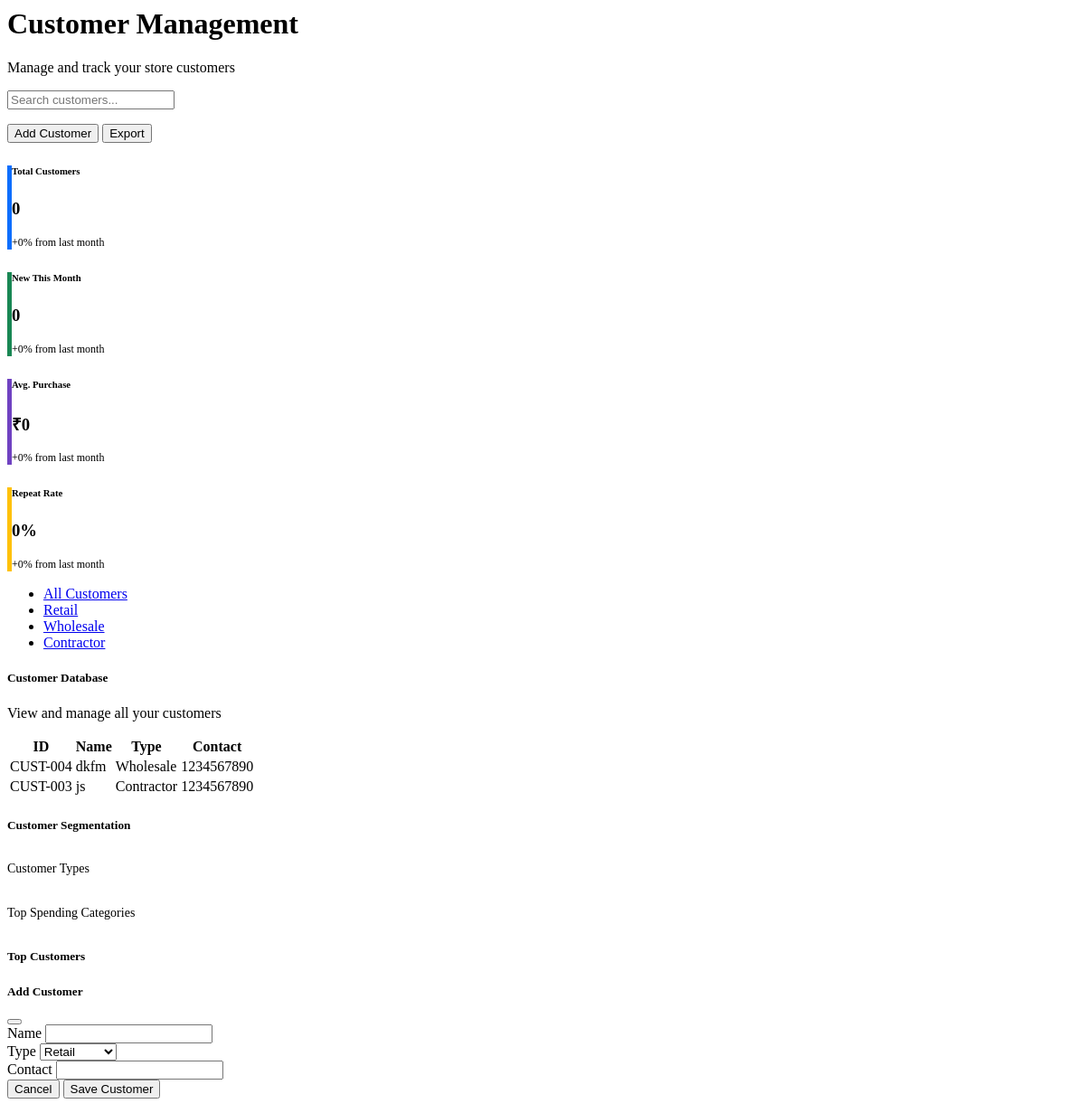
/Dashboard/Retail_Store/customers.php, run on an earlier commit of the app's database.
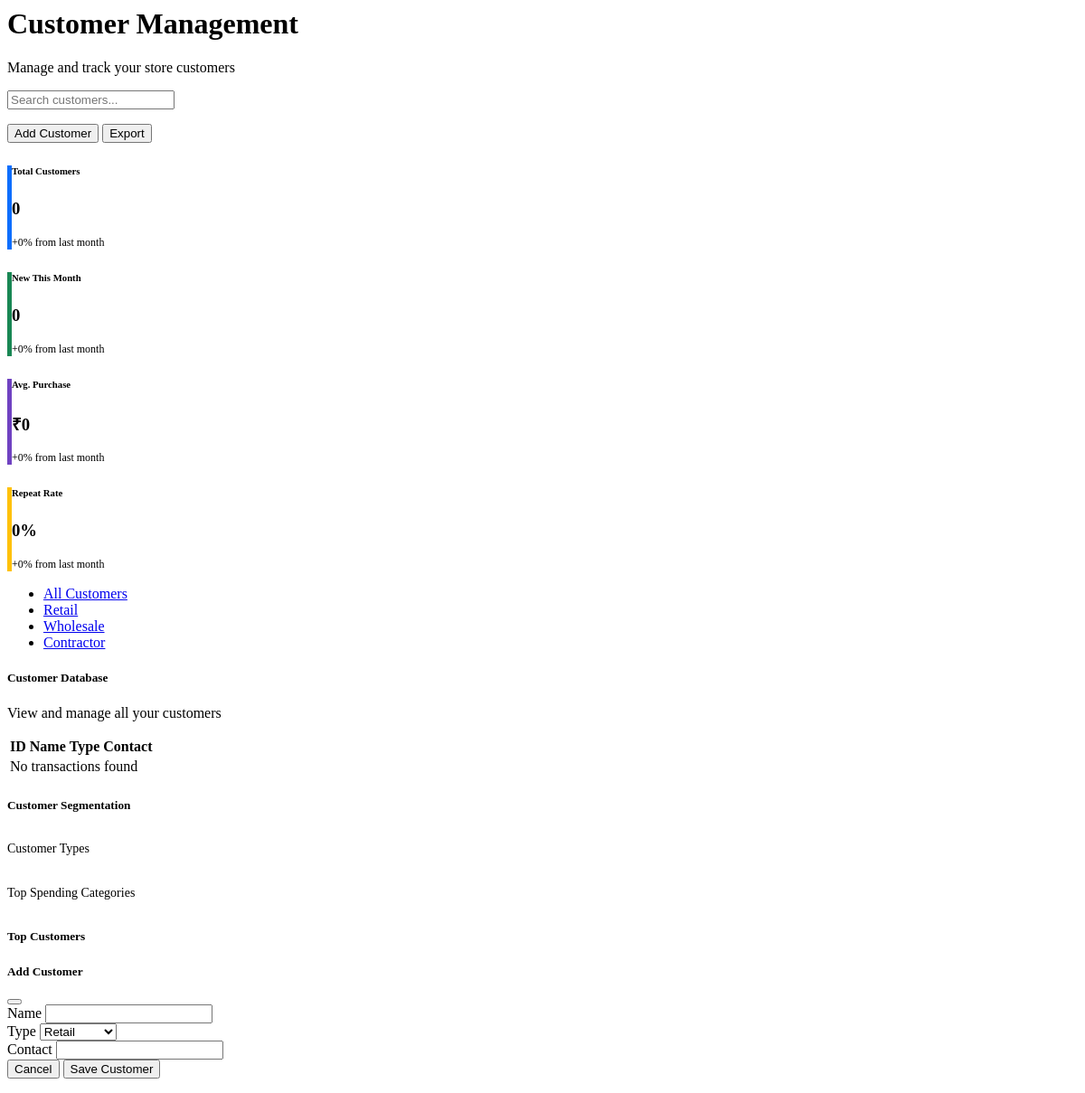
And on a later commit of the database.
### tables this page shows
CREATE TABLE `customer` (
  `customer_Id` varchar(20) NOT NULL,
  `name` varchar(50) NOT NULL,
  `type` enum('Contractor','Wholesale','Retail') NOT NULL,
  `contact` varchar(10) NOT NULL,
  `date` date NOT NULL,
  `created_by` varchar(50) NOT NULL,
  `created_for` varchar(50) NOT NULL
);

### Dashboard/Retail_Store/customers.php (the view, shortened to what the changed rows need)
<?php
include '../../_conn.php';
$user_name = $_SESSION['user_name'];
$tab = isset($_GET['tab']) && in_array($_GET['tab'], ['all', 'retail', 'wholesale', 'contractor']) ? $_GET['tab'] : 'all';
?>
<div class="main-content">
    <h1><i class="fas fa-users text-primary me-2"></i> Customer Management</h1>
    <?php
    $totalCustomersQuery = "SELECT COUNT(*) AS total FROM customer WHERE created_for = ?";
    $stmt1 = $conn->prepare($totalCustomersQuery);
    $stmt1->bind_param("s", $user_name);
    $stmt1->execute();
    $result1 = $stmt1->get_result();
    ?>
    <?php if ($tab === 'all'): ?>
        <div class="card card-border shadow-sm mb-4">
            <div class="card-body p-4">
                <div class="table-responsive">
                    <table class="table table-bordered table-hover" id="customerTable">
                        <thead>
                            <tr>
                                <th>ID</th>
                                <th>Name</th>
                                <th>Type</th>
                                <th>Contact</th>
                            </tr>
                        </thead>
                        <tbody>
                            <?php
                            $result = $conn->query("SELECT * FROM customer WHERE created_for = '$user_name' ORDER BY customer_Id DESC");
                            if ($result->num_rows > 0) {
                                while ($row = $result->fetch_assoc()) {
                                    echo "<tr>";
                                    echo "<td>" . htmlspecialchars($row['customer_Id']) . "</td>";
                                    echo "<td>" . htmlspecialchars($row['name']) . "</td>";
                                    echo "<td>" . htmlspecialchars($row['type']) . "</td>";
                                    echo "<td>" . htmlspecialchars($row['contact']) . "</td>";
                                    echo "</tr>";
                                }
                            } else {
                                echo "<tr><td colspan='4' class='text-center'>No transactions found</td></tr>";
                            }
                            ?>
                        </tbody>
                    </table>
                </div>
            </div>
        </div>
    <?php endif; ?>
</div>

What changed in the data, as far as the page shows it:
removed customer: customer_Id "CUST-004", name "dkfm", type "Wholesale", contact "1234567890"
removed customer: customer_Id "CUST-003", name "js", type "Contractor", contact "1234567890"
Also different on the page:
text now shown: "No transactions found"
